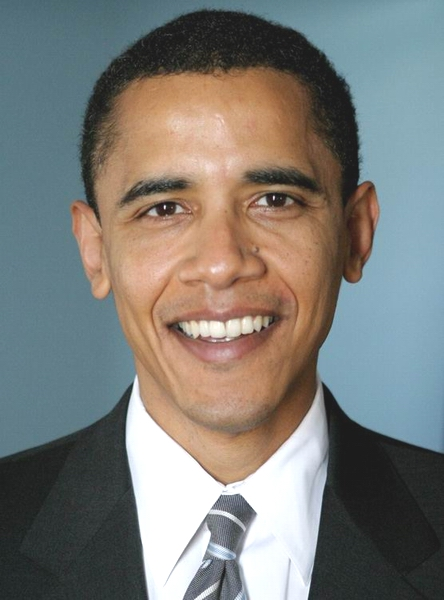
#> input picture Barack_Obama.jpg, 444 x 600 px
$ python -i eye_detector.py   (imports and definitions only)
#> lines starting #> are read from the running program, lines starting #| are printed output that depends on the picture; after the words box and inside, x2 and y2 are one past the last pixel; in counts of white or black regions, pixels touching at a corner belong together
#> further down, picture is the input picture: shape (600, 444, 3); mean B, G, R 119.8, 124.1, 124.8
import numpy as np
import cv2

# ----------------- Eye detector ----------------- #

def get_point_correspondence_from_image(img0, img1):
    eye_array_0 = eye_detector(img0)
    eye_array_1 = eye_detector(img1)
    return point_corresponder(eye_array_0, eye_array_1)

# Using a pretrained model, this function computes the location of a face and the eyes on the face,
# in order to generate 8 point correspondences between images
def eye_detector(img):

    face_cascade = cv2.CascadeClassifier('haarcascade_face.xml')
    eye_cascade = cv2.CascadeClassifier('haarcascade_eye.xml')
    gray = cv2.cvtColor(img, cv2.COLOR_BGR2GRAY)
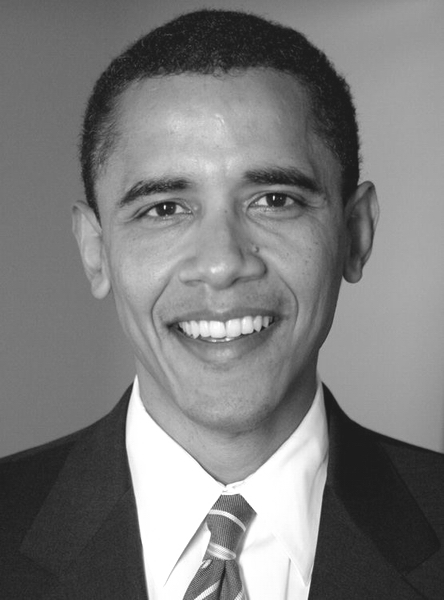
#> gray: shape (600, 444); min 26, max 255, mean 123.8
    faces = face_cascade.detectMultiScale(gray, 1.3, 5)
#> faces = [[66, 91, 295, 295]]
    eye_array = []
    for index, (x,y,w,h) in enumerate(faces):
        if(index): continue
        cv2.rectangle(img,(x,y),(x+w,y+h),(255,0,0),2)
        roi_gray = gray[y:y+h, x:x+w]
        roi_color = img[y:y+h, x:x+w]
        eyes = eye_cascade.detectMultiScale(roi_gray)
        for (ex,ey,ew,eh) in eyes:
            eye_array.append([ex,ey,ew,eh])
#> this loop made 1 pass
#> (x, y, w, h, eyes) on pass 1: (66, 91, 295, 295, [[65, 87, 64, 64], [172, 77, 65, 65]])
#> pass 1, in eye_detector, `roi_gray = gray[y:y+h, x:x+w]`:
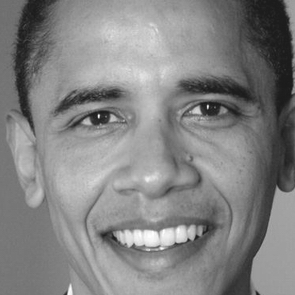
#> roi_gray: shape (295, 295); min 26, max 254, mean 130.8
#> pass 1, in eye_detector, `roi_color = img[y:y+h, x:x+w]`:
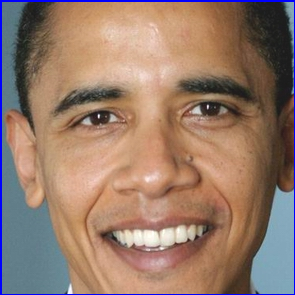
#> roi_color: shape (295, 295, 3); mean B, G, R 107.2, 122.5, 149.9
#> after the loop:
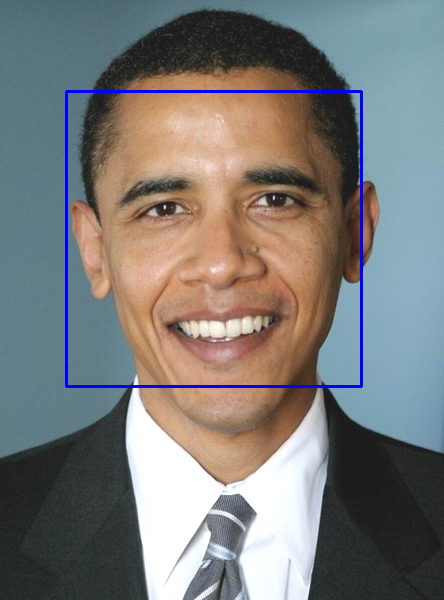
#> img: shape (600, 444, 3); 1.33% of pixels changed, all inside (x1, y1, x2, y2) = (65, 90, 363, 388)
#> after the loop, eye_array = [[65, 87, 64, 64], [172, 77, 65, 65]]
    return eye_array

# Given the left bottom corner point, width and height of a rectangle
# Returns the four corner points
def point_reconstruct(point):

    x,y,w,h = point[0],point[1],point[2],point[3]
    point0 = [x, y]
    point1 = [x + w, y]
    point2 = [x, y + h]
    point3 = [x + w, y + h]
    return [point0, point1, point2, point3]

# Returns two arrays of point correspondences between the two images
def point_corresponder(eye_array_0, eye_array_1):

    sorted(eye_array_0,key = lambda entry:entry[0])
    sorted(eye_array_1,key = lambda entry:entry[0])
    first_img = point_reconstruct(eye_array_0[0]) + point_reconstruct(eye_array_0[1])
    second_img = point_reconstruct(eye_array_1[0]) + point_reconstruct(eye_array_1[1])
    return first_img, second_img

>>> import cv2
>>> picture = cv2.imread('Barack_Obama.jpg')
>>> result = eye_detector(picture)
#> result = [[65, 87, 64, 64], [172, 77, 65, 65]]
